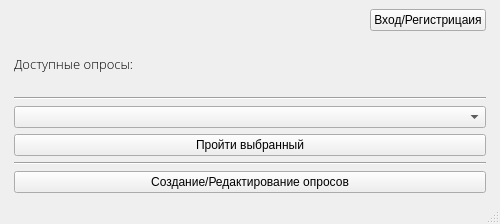
<?xml version="1.0" encoding="UTF-8"?>
<ui version="4.0">
 <class>MainWindow</class>
 <widget class="QMainWindow" name="MainWindow">
  <property name="geometry">
   <rect>
    <x>0</x>
    <y>0</y>
    <width>500</width>
    <height>224</height>
   </rect>
  </property>
  <property name="minimumSize">
   <size>
    <width>0</width>
    <height>0</height>
   </size>
  </property>
  <property name="maximumSize">
   <size>
    <width>16777215</width>
    <height>16777215</height>
   </size>
  </property>
  <property name="contextMenuPolicy">
   <enum>Qt::DefaultContextMenu</enum>
  </property>
  <property name="windowTitle">
   <string>Средство прохождения опросов</string>
  </property>
  <property name="dockOptions">
   <set>QMainWindow::AllowTabbedDocks|QMainWindow::AnimatedDocks</set>
  </property>
  <widget class="QWidget" name="centralwidget">
   <layout class="QGridLayout" name="gridLayout">
    <item row="0" column="1">
     <layout class="QVBoxLayout" name="verticalLayout">
      <item>
       <layout class="QHBoxLayout" name="horizontalLayout">
        <item>
         <spacer name="horizontalSpacer_3">
          <property name="orientation">
           <enum>Qt::Horizontal</enum>
          </property>
          <property name="sizeHint" stdset="0">
           <size>
            <width>40</width>
            <height>20</height>
           </size>
          </property>
         </spacer>
        </item>
        <item>
         <widget class="QLabel" name="label_2">
          <property name="text">
           <string/>
          </property>
         </widget>
        </item>
        <item>
         <widget class="QPushButton" name="pushButton">
          <property name="text">
           <string>Вход/Регистрицаия</string>
          </property>
         </widget>
        </item>
       </layout>
      </item>
      <item>
       <widget class="QLabel" name="label">
        <property name="font">
         <font>
          <family>Open Sans Light</family>
          <pointsize>10</pointsize>
         </font>
        </property>
        <property name="text">
         <string>Доступные опросы:</string>
        </property>
       </widget>
      </item>
      <item>
       <widget class="Line" name="line">
        <property name="orientation">
         <enum>Qt::Horizontal</enum>
        </property>
       </widget>
      </item>
      <item>
       <widget class="QComboBox" name="comboBox"/>
      </item>
      <item>
       <widget class="QPushButton" name="pushButton_start">
        <property name="text">
         <string>Пройти выбранный</string>
        </property>
       </widget>
      </item>
      <item>
       <widget class="Line" name="line_3">
        <property name="orientation">
         <enum>Qt::Horizontal</enum>
        </property>
       </widget>
      </item>
      <item>
       <widget class="QPushButton" name="pushButton_new">
        <property name="text">
         <string>Создание/Редактирование опросов</string>
        </property>
       </widget>
      </item>
     </layout>
    </item>
    <item row="0" column="0">
     <spacer name="horizontalSpacer">
      <property name="orientation">
       <enum>Qt::Horizontal</enum>
      </property>
      <property name="sizeType">
       <enum>QSizePolicy::Fixed</enum>
      </property>
      <property name="sizeHint" stdset="0">
       <size>
        <width>5</width>
        <height>5</height>
       </size>
      </property>
     </spacer>
    </item>
    <item row="0" column="2">
     <spacer name="horizontalSpacer_2">
      <property name="orientation">
       <enum>Qt::Horizontal</enum>
      </property>
      <property name="sizeType">
       <enum>QSizePolicy::Fixed</enum>
      </property>
      <property name="sizeHint" stdset="0">
       <size>
        <width>5</width>
        <height>5</height>
       </size>
      </property>
     </spacer>
    </item>
   </layout>
  </widget>
  <widget class="QStatusBar" name="statusbar"/>
 </widget>
 <resources/>
 <connections/>
</ui>
